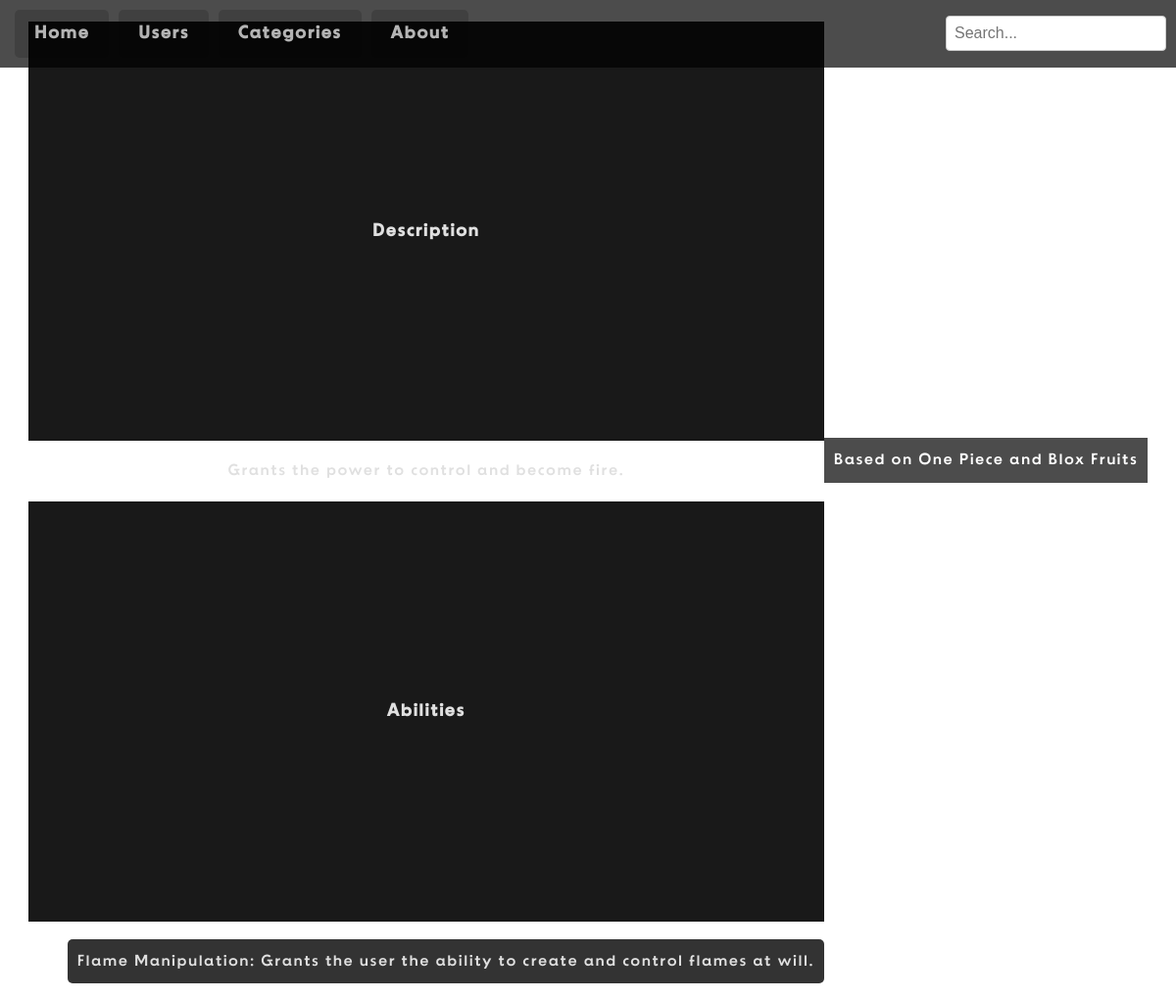
The app's page /fruit/2 with its own data.
### tables this page shows
CREATE TABLE DevilFruits (fruit_id INTEGER PRIMARY KEY, name TEXT, category_id INTEGER, description TEXT, image_url TEXT, market_value REAL, demand INTEGER, user_id INTEGER REFERENCES Users (user_id), FOREIGN KEY (category_id) REFERENCES Categories (category_id));

CREATE TABLE DevilFruits_Abilities (
    ability_id INTEGER PRIMARY KEY,
    name TEXT,
    fruit_id INTEGER,
    description TEXT,
    FOREIGN KEY (fruit_id) REFERENCES DevilFruits(fruit_id)
);

### routes.py (the view)
@app.route('/fruit/<int:fruit_id>')
def fruit(fruit_id):
    conn = get_db_connection()
    fruit = conn.execute('SELECT * FROM DevilFruits WHERE fruit_id = ?', (fruit_id,)).fetchone()
    abilities = conn.execute('SELECT * FROM DevilFruits_Abilities WHERE fruit_id = ?', (fruit_id,)).fetchall()
    conn.close()
    return render_template('fruit.html', fruit=fruit, abilities=abilities)

### routes.py (called while the page is built)
def get_db_connection():
    conn = sqlite3.connect('DF_DATABASE.db')  # Replace with your actual local path if different
    conn.row_factory = sqlite3.Row
    return conn

@app.context_processor
def inject_categories():
    conn = get_db_connection()
    excluded_categories = ('Paramecia', 'Logia', 'Zoan')
    categories = conn.execute('SELECT * FROM Categories WHERE name NOT IN (?, ?, ?)', excluded_categories).fetchall()
    conn.close()
    return {'nav_categories': categories}

### templates/fruit.html (shortened to what this page needs)
{% extends 'layout.html' %}
{% block content %}
<h3>Description</h3>
<p>{{ fruit['description'] }}</p>
<h3>Abilities</h3>
<ul>
  {% for ability in abilities %}
    <li>{{ ability['name'] }}: {{ ability['description'] }}</li>
  {% endfor %}
</ul>
{% endblock %}

### static/style.css (style rules this page uses)
html, body { height: 100%; margin: 0; padding: 0; }
body { font-family: 'BDSupper', sans-serif; letter-spacing: 1.5px; line-height: 1.6; background: url("images/background.jpg") no-repeat center center fixed; background-size: cover; color: #e0e0e0; position: relative; }
ul { list-style: none; }
ul li { background: #333333; margin: 5px 0; padding: 10px; border-radius: 5px; }
h3 { padding-left: 300px; padding-right: 300px; font-size: large; padding: 200px; background-color: rgba(0, 0, 0, 0.9); text-align: center; }

### records on screen
DevilFruits: description "Grants the power to control and become fire."
DevilFruits_Abilities: name "Flame Manipulation", description "Grants the user the ability to create and control flames at will."
